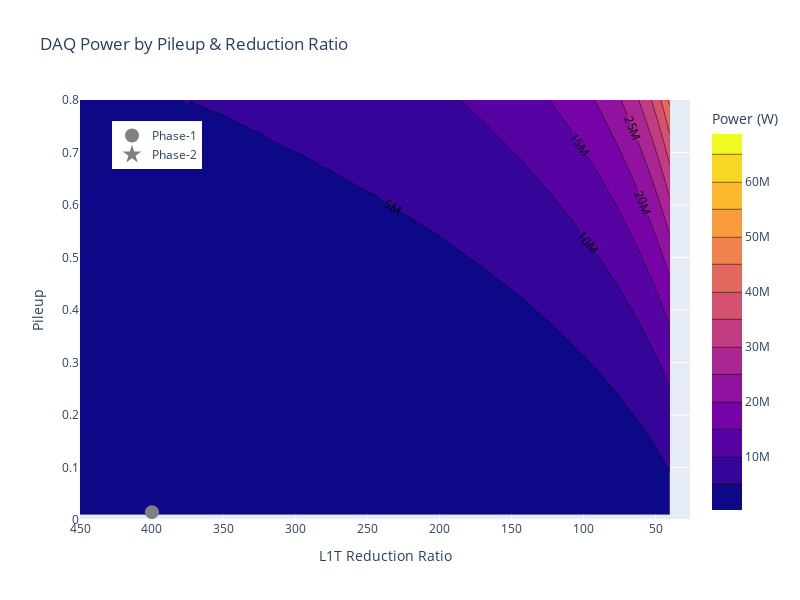

This figure's notebook cell:
### Code cell
fig = go.Figure(data =
    go.Contour(
        z=power,
        x=l1t_reductions, # horizontal axis
        y=pileup, # vertical axis,
        contours = dict(showlabels = True),
        colorbar = dict(title = "Power (W)")
         
    ),
    )

y_offset = 0.015
fig.add_trace(go.Scatter(x = (400,),
                        y = (0.0 + y_offset,),
                        mode = "markers",
                        marker = dict(size = 14, color = "gray", symbol="circle"),
                        name = "Phase-1"))

fig.add_trace(go.Scatter(x = (53.3,),
                        y = (1.0 - y_offset,),
                        mode = "markers",
                        marker = dict(size = 14, color = "gray", symbol = "star"),
                        name = "Phase-2"))

fig.update_layout(width = 800, 
                  height = 600,
                  xaxis_title = "L1T Reduction Ratio",
                  yaxis_title = "Pileup",
                  title = "DAQ Power by Pileup & Reduction Ratio",
                  legend=dict(xanchor = "right",
                    x = 0.20,
                    y = 0.95))
fig.update_xaxes(autorange="reversed")
fig.update_yaxes(range=[0.0, 0.8])
fig.show()

### Figure 1 — Plotly figure (JSON) as saved in the notebook; plotly's stock layout.template omitted (floating-point values rounded to 4 significant figures; data arrays with more than 128 entries replaced by an {"elided": "..."} marker saying what was removed)
{"data": [{"colorbar": {"title": {"text": "Power (W)"}}, "contours": {"showlabels": true}, "type": "contour", "x": [450, 445.9, 441.8, 437.7, 433.6, 429.5, 425.4, 421.3, 417.2, 413.1, 409, 404.9, 400.8, 396.7, 392.6, 388.5, 384.4, 380.3, 376.2, 372.1, 368, 363.9, 359.8, 355.7, 351.6, 347.5, 343.4, 339.3, 335.2, 331.1, 327, 322.9, 318.8, 314.7, 310.6, 306.5, 302.4, 298.3, 294.2, 290.1, 286, 281.9, 277.8, 273.7, 269.6, 265.5, 261.4, 257.3, 253.2, 249.1, 245.0, 240.9, 236.8, 232.7, 228.6, 224.5, 220.4, 216.3, 212.2, 208.1, 204.0, 199.9, 195.8, 191.7, 187.6, 183.5, 179.4, 175.3, 171.2, 167.1, 163, 158.9, 154.8, 150.7, 146.6, 142.5, 138.4, 134.3, 130.2, 126.1, 122, 117.9, 113.8, 109.7, 105.6, 101.5, 97.4, 93.3, 89.2, 85.1, 81.0, 76.9, 72.8, 68.7, 64.6, 60.5, 56.4, 52.3, 48.2, 44.1, 40], "y": [0.01, 0.0199, 0.0298, 0.0397, 0.0496, 0.0595, 0.0694, 0.0793, 0.0892, 0.0991, 0.109, 0.1189, 0.1288, 0.1387, 0.1486, 0.1585, 0.1684, 0.1783, 0.1882, 0.1981, 0.208, 0.2179, 0.2278, 0.2377, 0.2476, 0.2575, 0.2674, 0.2773, 0.2872, 0.2971, 0.307, 0.3169, 0.3268, 0.3367, 0.3466, 0.3565, 0.3664, 0.3763, 0.3862, 0.3961, 0.406, 0.4159, 0.4258, 0.4357, 0.4456, 0.4555, 0.4654, 0.4753, 0.4852, 0.4951, 0.505, 0.5149, 0.5248, 0.5347, 0.5446, 0.5545, 0.5644, 0.5743, 0.5842, 0.5941, 0.604, 0.6139, 0.6238, 0.6337, 0.6436, 0.6535, 0.6634, 0.6733, 0.6832, 0.6931, 0.703, 0.7129, 0.7228, 0.7327, 0.7426, 0.7525, 0.7624, 0.7723, 0.7822, 0.7921, 0.802, 0.8119, 0.8218, 0.8317, 0.8416, 0.8515, 0.8614, 0.8713, 0.8812, 0.8911, 0.901, 0.9109, 0.9208, 0.9307, 0.9406, 0.9505, 0.9604, 0.9703, 0.9802, 0.9901, 1], "z": {"elided": "101x101 float values"}}, {"marker": {"color": "gray", "size": 14, "symbol": "circle"}, "mode": "markers", "name": "Phase-1", "type": "scatter", "x": [400], "y": [0.015]}, {"marker": {"color": "gray", "size": 14, "symbol": "star"}, "mode": "markers", "name": "Phase-2", "type": "scatter", "x": [53.3], "y": [0.985]}], "layout": {"height": 600, "legend": {"x": 0.2, "xanchor": "right", "y": 0.95}, "title": {"text": "DAQ Power by Pileup & Reduction Ratio"}, "width": 800, "xaxis": {"autorange": "reversed", "title": {"text": "L1T Reduction Ratio"}}, "yaxis": {"range": [0, 0.8], "title": {"text": "Pileup"}}}}
